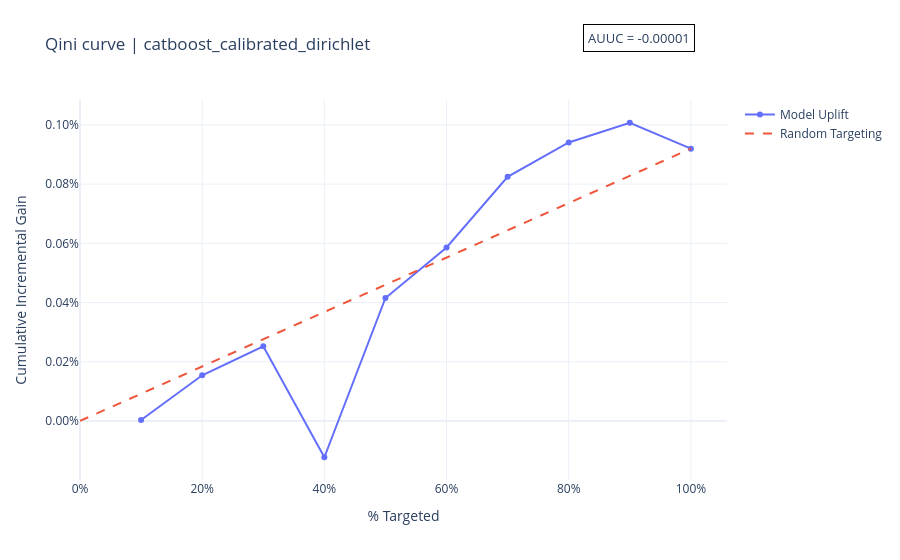
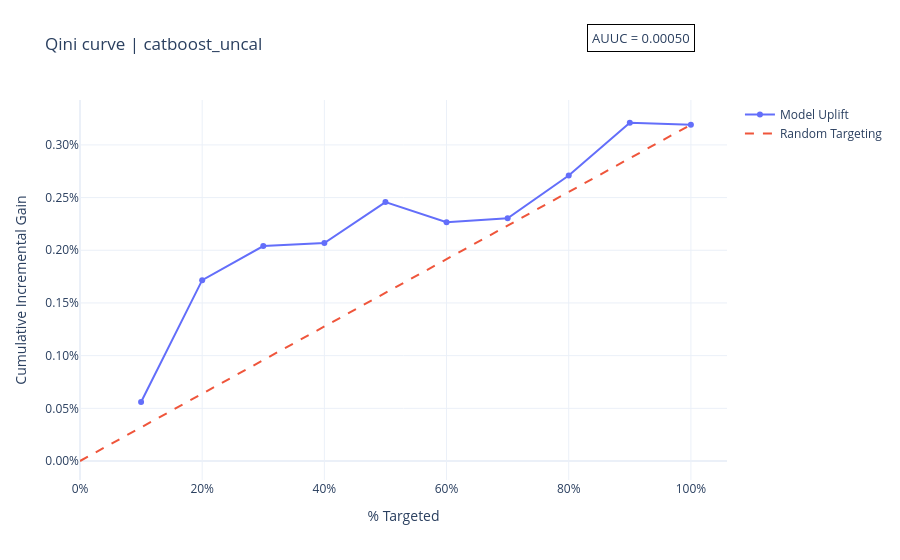
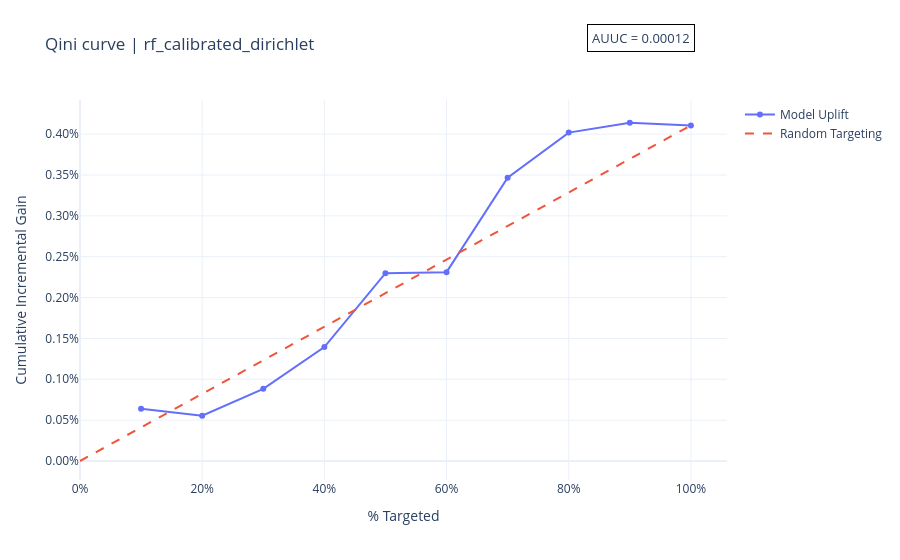
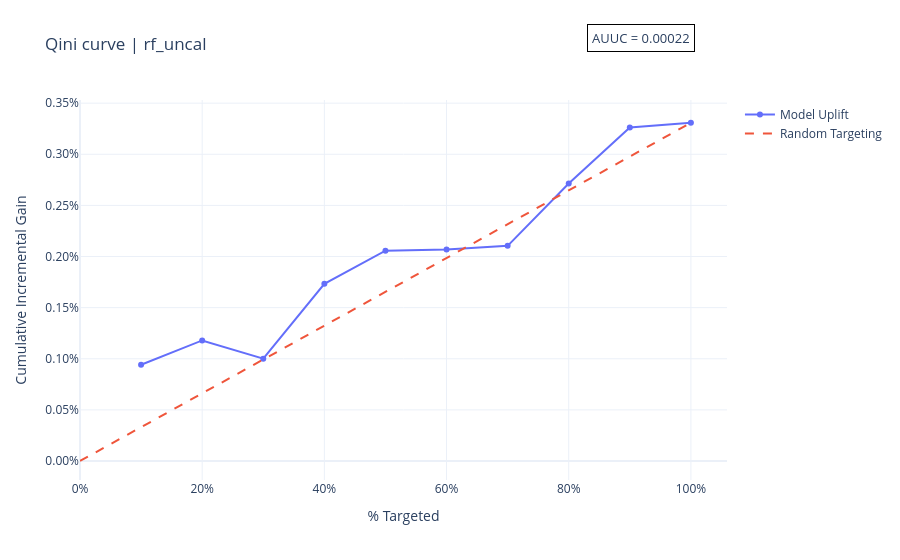

Notebook cell for these charts, in order:
### Code cell
for model, g in qini_bins_by_model.groupby("model"):
    fig = plot_incremental_response_rate(g)
    fig.update_layout(title=f"Qini curve | {model}")
    fig.show()

### Figure 1 — Plotly figure (JSON) as saved in the notebook; plotly's stock layout.template omitted (floating-point values rounded to 4 significant figures)
{"data": [{"hovertemplate": "% Targeted=%{x}<br>Cumulative Incremental Gain=%{y}<extra></extra>", "legendgroup": "", "line": {"color": "#636efa", "dash": "solid"}, "marker": {"symbol": "circle"}, "mode": "lines+markers", "name": "Model Uplift", "orientation": "v", "showlegend": true, "type": "scatter", "x": [0.1, 0.2, 0.3, 0.4, 0.5, 0.6, 0.7, 0.8, 0.9, 1.0], "xaxis": "x", "y": [3.282e-06, 0.0001542, 0.000252, -0.0001226, 0.0004153, 0.000586, 0.0008248, 0.0009407, 0.001007, 0.0009199], "yaxis": "y"}, {"line": {"dash": "dash"}, "mode": "lines", "name": "Random Targeting", "type": "scatter", "x": [0, 1], "y": [0, 0.0009199]}], "layout": {"annotations": [{"bgcolor": "white", "bordercolor": "black", "borderpad": 4, "borderwidth": 1, "font": {"size": 13}, "showarrow": false, "text": "AUUC = -0.00001", "x": 0.95, "xref": "paper", "y": 1.2, "yref": "paper"}], "legend": {"title": {"text": ""}, "tracegroupgap": 0}, "title": {"text": "Qini curve | catboost_calibrated_dirichlet"}, "xaxis": {"anchor": "y", "domain": [0, 1], "tickformat": ".0%", "title": {"text": "% Targeted"}}, "yaxis": {"anchor": "x", "domain": [0, 1], "tickformat": ".2%", "title": {"text": "Cumulative Incremental Gain"}}}}

### Figure 2 — Plotly figure (JSON) as saved in the notebook; plotly's stock layout.template omitted (floating-point values rounded to 4 significant figures)
{"data": [{"hovertemplate": "% Targeted=%{x}<br>Cumulative Incremental Gain=%{y}<extra></extra>", "legendgroup": "", "line": {"color": "#636efa", "dash": "solid"}, "marker": {"symbol": "circle"}, "mode": "lines+markers", "name": "Model Uplift", "orientation": "v", "showlegend": true, "type": "scatter", "x": [0.1, 0.2, 0.3, 0.4, 0.5, 0.6, 0.7, 0.8, 0.9, 1.0], "xaxis": "x", "y": [0.0005601, 0.001716, 0.00204, 0.002069, 0.002457, 0.002266, 0.002304, 0.00271, 0.00321, 0.003192], "yaxis": "y"}, {"line": {"dash": "dash"}, "mode": "lines", "name": "Random Targeting", "type": "scatter", "x": [0, 1], "y": [0, 0.003192]}], "layout": {"annotations": [{"bgcolor": "white", "bordercolor": "black", "borderpad": 4, "borderwidth": 1, "font": {"size": 13}, "showarrow": false, "text": "AUUC = 0.00050", "x": 0.95, "xref": "paper", "y": 1.2, "yref": "paper"}], "legend": {"title": {"text": ""}, "tracegroupgap": 0}, "title": {"text": "Qini curve | catboost_uncal"}, "xaxis": {"anchor": "y", "domain": [0, 1], "tickformat": ".0%", "title": {"text": "% Targeted"}}, "yaxis": {"anchor": "x", "domain": [0, 1], "tickformat": ".2%", "title": {"text": "Cumulative Incremental Gain"}}}}

### Figure 3 — Plotly figure (JSON) as saved in the notebook; plotly's stock layout.template omitted (floating-point values rounded to 4 significant figures)
{"data": [{"hovertemplate": "% Targeted=%{x}<br>Cumulative Incremental Gain=%{y}<extra></extra>", "legendgroup": "", "line": {"color": "#636efa", "dash": "solid"}, "marker": {"symbol": "circle"}, "mode": "lines+markers", "name": "Model Uplift", "orientation": "v", "showlegend": true, "type": "scatter", "x": [0.1, 0.2, 0.3, 0.4, 0.5, 0.6, 0.7, 0.8, 0.9, 1.0], "xaxis": "x", "y": [0.0006395, 0.0005547, 0.0008829, 0.001395, 0.002298, 0.002311, 0.003468, 0.004019, 0.004139, 0.004107], "yaxis": "y"}, {"line": {"dash": "dash"}, "mode": "lines", "name": "Random Targeting", "type": "scatter", "x": [0, 1], "y": [0, 0.004107]}], "layout": {"annotations": [{"bgcolor": "white", "bordercolor": "black", "borderpad": 4, "borderwidth": 1, "font": {"size": 13}, "showarrow": false, "text": "AUUC = 0.00012", "x": 0.95, "xref": "paper", "y": 1.2, "yref": "paper"}], "legend": {"title": {"text": ""}, "tracegroupgap": 0}, "title": {"text": "Qini curve | rf_calibrated_dirichlet"}, "xaxis": {"anchor": "y", "domain": [0, 1], "tickformat": ".0%", "title": {"text": "% Targeted"}}, "yaxis": {"anchor": "x", "domain": [0, 1], "tickformat": ".2%", "title": {"text": "Cumulative Incremental Gain"}}}}

### Figure 4 — Plotly figure (JSON) as saved in the notebook; plotly's stock layout.template omitted (floating-point values rounded to 4 significant figures)
{"data": [{"hovertemplate": "% Targeted=%{x}<br>Cumulative Incremental Gain=%{y}<extra></extra>", "legendgroup": "", "line": {"color": "#636efa", "dash": "solid"}, "marker": {"symbol": "circle"}, "mode": "lines+markers", "name": "Model Uplift", "orientation": "v", "showlegend": true, "type": "scatter", "x": [0.1, 0.2, 0.3, 0.4, 0.5, 0.6, 0.7, 0.8, 0.9, 1.0], "xaxis": "x", "y": [0.0009409, 0.001179, 0.001, 0.001733, 0.002056, 0.002068, 0.002104, 0.002714, 0.003263, 0.003308], "yaxis": "y"}, {"line": {"dash": "dash"}, "mode": "lines", "name": "Random Targeting", "type": "scatter", "x": [0, 1], "y": [0, 0.003308]}], "layout": {"annotations": [{"bgcolor": "white", "bordercolor": "black", "borderpad": 4, "borderwidth": 1, "font": {"size": 13}, "showarrow": false, "text": "AUUC = 0.00022", "x": 0.95, "xref": "paper", "y": 1.2, "yref": "paper"}], "legend": {"title": {"text": ""}, "tracegroupgap": 0}, "title": {"text": "Qini curve | rf_uncal"}, "xaxis": {"anchor": "y", "domain": [0, 1], "tickformat": ".0%", "title": {"text": "% Targeted"}}, "yaxis": {"anchor": "x", "domain": [0, 1], "tickformat": ".2%", "title": {"text": "Cumulative Incremental Gain"}}}}
